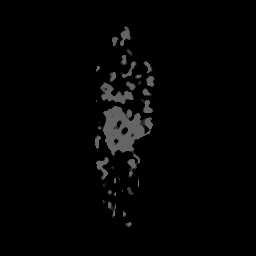
%> input picture Human_RealSense_CapturedDepth/res_2796.jpg, 256 x 256 px, given in place of res_2796.png, which was not available
$ octave realsense_depth2pointcloud.m   (GNU Octave 9; MATLAB toolbox functions it lacks are replaced by stand-ins)
%> lines starting %> are read from the running program, lines starting %| are printed output that depends on the picture; in (x1, y1, x2, y2) boxes, pixels count from 0 and x2, y2 are one past the last pixel; in counts of white or black regions, pixels touching at a corner belong together; the program's own positions count from 1; pictures that were not available may be replaced by others from this repository, and a replacement may not be noted
### Modeling/Eul2Mat.m
function rotMat = Eul2Mat(angle, order)
%> called with angle = [0 3.14 3.14]
    % ROTATIONMATRIX Compute the rotation matrix for an angle in each direction.
    % Here we assume we rotate z, then x then y.
    if nargin<2
        order='zyx';
    end
    c1 = cos(angle(1)); % The x angle
    c2 = cos(angle(2)); % The y angle
    c3 = cos(angle(3)); % The z angle
    s1 = sin(angle(1));
    s2 = sin(angle(2));
    s3 = sin(angle(3));

    rotMat = eye(3);
    for i = 1:length(order)
        switch order(i)
        case 'x'
            rotMat = [1 0 0; 0  c1 s1; 0 -s1 c1]*rotMat;
        case 'y'
            rotMat = [c2 0 -s2; 0 1 0;  s2 0 c2]*rotMat;
        case 'z'
            rotMat = [c3 s3 0; -s3 c3 0; 0 0 1]*rotMat;
        end
    end
    rotMat = rotMat';

end

### Modeling/dmap2dimg.m
function [dimg, simg, ind] = dmap2dimg(dmap, ratio)
%> called with ratio = 1

    % dmap is H*W depth map, which stores physical depth value(in mm)
    % dimg is H*W gray scale depth image

    if nargin < 2
        ratio = 1;
    end

    [iH, iW] = size(dmap);
%> iH = 256; iW = 256

    % Get Depth Image
    ind = abs(dmap) > 0;
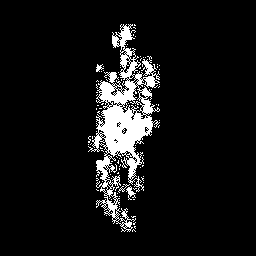
%> ind: size 256x256 logical; 8.1% white; 83 white regions (79 under 20 px), largest, box (x1, y1, x2, y2) and area: (88, 24, 160, 232) 5024, (126, 186, 136, 200) 59, (96, 64, 104, 72) 33, (118, 184, 130, 193) 26
    mdmap = zeros(iH, iW); % physical depth values
%> mdmap: size 256x256 double; every value is 0
    mdmap(ind) = dmap(ind) / ratio; % geometric to physical depth value
    ind = abs(mdmap) > 0;
    fg = mdmap(ind); % foreground pixels
%> fg = 5317 values, max 0.131 at index 4391, min 0.001 at index 1, mean 0.0533
    dmin = min(fg) - 0.1;
%> dmin = -0.099
    dmax = max(fg);
%> dmax = 0.131
    ddiff = dmax - dmin;
%> ddiff = 0.23
    dimg = zeros(iH, iW); % grey scale depth image
    dimg(ind) = (mdmap(ind) - dmin) / ddiff;
%> dimg: size 256x256 double; min 0, max 1, mean 0.0537

    if nargout > 1
        % Get Binary Silhouette Depth Image
        simg = zeros(iH, iW);
        simg(ind) = 1; % non-edge
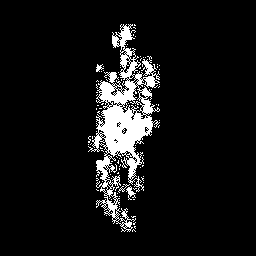
%> simg: size 256x256 double; values 0 (black) and 1 (white), 8.1% white; 83 white regions (79 under 20 px), largest, box (x1, y1, x2, y2) and area: (88, 24, 160, 232) 5024, (126, 186, 136, 200) 59, (96, 64, 104, 72) 33, (118, 184, 130, 193) 26
% [15 lines of commented-out code are left out]
    end

end

### Modeling/dmap2pointcloud.m
function [p2d, p3d, vmap] = dmap2pointcloud(dmap, calib, ratio)

    % dmap is H*W array that contained depth value
    % calib is a struct specify the camera matrix:
    %       calib.K is 3*3 intrinsic,
    %       calib.R is 3*3 world rotation matrix,
    %       calib.t is 3*1 world translation vector
    % ratio is physical(in mm) to geometric depth value ratio
    % p2d is n*3 array, p3d is n*3 array

    if nargin < 3
        scale = 1;
    else
        scale = ratio / 1000;
    end

    [rows, cols, vals] = find(dmap);
%> rows = 5317 values from 25 to 232; cols = 5317 values from 89 to 160; vals = 5317 values from 0.001 to 0.131
    nPoint = length(rows);
%> nPoint = 5317
    vals = vals * scale;
%> vals has the same summary as fg in dmap2dimg

    p2d = zeros(nPoint, 3);
    p2d(:, 1) = cols-1;
    p2d(:, 2) = rows-1;
    p2d(:, 3) = vals;

    p3d = P2dtoP3d(p2d, calib);

    if nargout > 2
        vmap = CalDmap2Vmap(dmap, p3d);
    end

end

### Modeling/P2dtoP3d.m
function p3d = P2dtoP3d(p2d, calib)
    %Cast 2d point to 3d point

    nPoint = size(p2d, 1);
%> nPoint = 5317

    p2d1 = zeros(nPoint, 3);
    p2d1(:, 1) = p2d(:, 1).*p2d(:, 3); % col
    p2d1(:, 2) = p2d(:, 2).*p2d(:, 3); % row
    p2d1(:, 3) = p2d(:, 3);

    p3d = bsxfun(@minus, calib.K\p2d1', calib.t);
    p3d = calib.R\p3d;
    p3d = p3d';

end

### Modeling/CalDmap2Vmap.m
function vmap = CalDmap2Vmap(dmap, p3d)
%
% Calculate vertex map for depth pixel map
%

[iH, iW] = size(dmap);
%> iH = 256; iW = 256
ind = abs(dmap) > 0;

vmap = zeros(iH, iW, 3);
%> vmap: size 256x256x3 double; every value is 0

uu = zeros(iH, iW);
uu(ind) = p3d(:, 1);
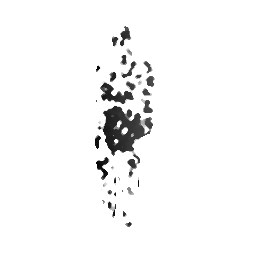
%> uu: size 256x256 double; min -0.0402, max 0, mean -0.00141; drawn with min black and max white
vmap(:,:,1) = uu;
%> vmap: size 256x256x3 double; mean R, G, B -0.00141, 0, 0

vv = zeros(iH, iW);
vv(ind) = p3d(:, 2);
%> vv: size 256x256 double; min -1.9e-05, max 0.0325, mean 0.000749
vmap(:,:,2) = vv;
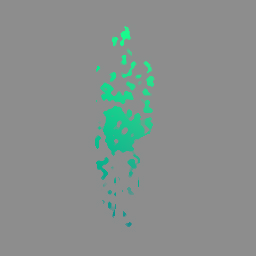
%> vmap: size 256x256x3 double; mean R, G, B -0.00141, 0.000749, 0; drawn with min black and max white

dd = zeros(iH, iW);
dd(ind) = p3d(:, 3);
%> dd: size 256x256 double; min -0.131, max 0, mean -0.00432
vmap(:,:,3) = dd;
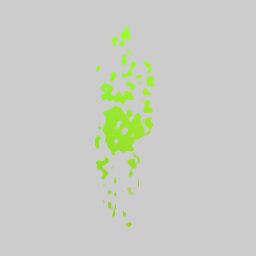
%> vmap: size 256x256x3 double; 8.11% of pixels changed, all inside (x1, y1, x2, y2) = (88, 24, 160, 232); drawn with min black and max white

end

### Modeling/CalDptNrms.m
function normals = CalDptNrms(vmap)
%
% Calculate normals for depth map pixels
%
% Input:
%        vmap: iH*iW*3 array, 3d depth point positions for each depth
%              pixel.
%
% Output:
%        normals: m*3 array, 3d normals of each depth pixel.
%
% Method:
%     Step 1. n(u)=(v(x+1,y)-v(x,y))¡Á(v(x,y+1)-v(x,y)), 叉乘
%     Step 2. n(u) = n(u)/|n(u)|.
%
% Reference:
%     S.Izadi et al., "KinectFusion: Real-time 3D Reconstruction and
%  Interaction Using a Moving Depth Camera", ISMAR 2013.
%

% get v1=v(x,y)
uu1 = squeeze(vmap(:,:,1));
vv1 = squeeze(vmap(:,:,2));
dd1 = squeeze(vmap(:,:,3));

% define extened vmap
[iH, iW] = size(uu1);
vmap_ext = zeros(iH+2, iW+2, 3);
vmap_ext(2:iH+1, 2:iW+1, :) = vmap;
vmap_ext(2:iH+1, 1, :) = vmap(:,1,:); % left column
vmap_ext(2:iH+1, iW+2, :) = vmap(:,iW,:); % right column
vmap_ext(1, 2:iW+1, :) = vmap(1, :, :); % top row
vmap_ext(iH+2, 2:iW+1, :) = vmap(iH, :, :); % bottom row

% get v2=v(x+1,y)
uu2 = squeeze(vmap_ext(3:iH+2, 2:iW+1, 1));
vv2 = squeeze(vmap_ext(3:iH+2, 2:iW+1, 2));
dd2 = squeeze(vmap_ext(3:iH+2, 2:iW+1, 3));

% calculate v21=v2-v1
uu21 = reshape((uu2-uu1)', 1, iH*iW)';
vv21 = reshape((vv2-vv1)', 1, iH*iW)';
dd21 = reshape((dd2-dd1)', 1, iH*iW)';

% get v3=v(x,y+1)
uu3 = squeeze(vmap_ext(2:iH+1, 3:iW+2, 1));
vv3 = squeeze(vmap_ext(2:iH+1, 3:iW+2, 2));
dd3 = squeeze(vmap_ext(2:iH+1, 3:iW+2, 3));

% calculate v31=v3-v1
uu31 = reshape((uu3-uu1)', 1, iH*iW)';
vv31 = reshape((vv3-vv1)', 1, iH*iW)';
dd31 = reshape((dd3-dd1)', 1, iH*iW)';

% calculate n(u)=v21¡Áv31
n1 = vv21.*dd31 - dd21.*vv31;
n2 = dd21.*uu31 - uu21.*dd31;
n3 = uu21.*vv31 - vv21.*uu31;

% calculate n(u) = n(u)/|n(u)|
crs_nrm = sqrt(n1.*n1+n2.*n2+n3.*n3);
n1 = reshape(n1./crs_nrm, iW, iH)';
n2 = reshape(n2./crs_nrm, iW, iH)';
n3 = reshape(n3./crs_nrm, iW, iH)';

% remove possible NaN
ind = isnan(n1);
%> ind: size 256x256 logical; 92.3% white; 100 black regions (92 under 20 px), largest, box (x1, y1, x2, y2) and area: (88, 24, 159, 192) 4277, (96, 175, 123, 224) 318, (119, 208, 132, 231) 102
n1(ind) = 0;
ind = isnan(n2);
n2(ind) = 0;
ind = isnan(n3);
n3(ind) = 0;
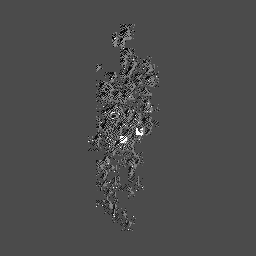
%> n3: size 256x256 double; min -0.419, max 1, mean 0.00529; drawn with min black and max white

ind = find(abs(dd1) > 0);
%> ind = 5317 values from 22666 to 40830
normals(:,1) = n1(ind);
normals(:,2) = n2(ind);
normals(:,3) = n3(ind);

end

### Modeling/PlotRelativeDepthMap.m
function PlotRelativeDepthMap(p3d)

dmax = -1.5;
dmin = -3.5;
np = size(p3d, 1);
%> np = 5317
c = linspace(dmin, dmax, np);
%> c = 5317 values from -3.5 to -1.5
[z, I] = sort(p3d(:, 3), 1);
%> z = 5317 values from -0.131 to -0.001; I = 5317 values, max 5317 at index 4375, min 1 at index 4376, mean 2659
x = p3d(I, 1);
%> x = 5317 values, max -0.000268 at index 5311, min -0.0402 at index 6, mean -0.0173
y = p3d(I, 2);
%> y = 5317 values, max 0.0325 at index 159, min -1.9e-05 at index 3481, mean 0.00923
scatter3(z, x, y, 4, -c, '.');
axis equal; view(120,15); % camlight;
xlabel 'z', ylabel 'x', zlabel 'y';

end

### Modeling/CalProjLines.m
function [from, ray] = CalProjLines(calib, mask)
%计算ray

K = calib.K;

%将二维坐标转换为三维坐标
[I, J] = find(mask);
pts = [J I ones(length(I), 1)];
pts = K\pts';
%对数组A和B应用函数句柄fun指定的运算
pts = bsxfun(@rdivide, pts(1:2, :), pts(3, :));
pts = [pts; ones(1, size(pts, 2))];

from = zeros(3, size(pts, 2));
ray = pts - from;

end

### Modeling/CameraCompr.m
function camera = CameraCompr(mask, calib, from, ray)

camera.mask = mask;
camera.calib = calib;
camera.from = from;
camera.ray = ray;

end

### Modeling/realsense_depth2pointcloud.m
% Convert Kinect Depth Map to 3D Point Cloud
clc; clear;
addpath('/Users/manster/Desktop/Human_RealSense/Modeling/opcodemesh/matlab/');
addpath('/Users/manster/Desktop/Human_RealSense/Modeling/MyDoc/VisualizeToolBox/');
addpath('/Users/manster/Desktop/Human_RealSense/Modeling/MyDoc/GPLVM_TOOLBOX/MOCAPTOOLBOX/AFM/');
addpath('/Users/manster/Desktop/Human_RealSense/Modeling/MyDoc/GPLVM_TOOLBOX/MOCAP0p136/');
addpath('/Users/manster/Desktop/Human_RealSense/Modeling/MyDoc/GPLVM_TOOLBOX/NDLUTIL0p162/');
addpath('/Users/manster/Desktop/Human_RealSense/Modeling/MyDoc/GPLVM_TOOLBOX/MOCAPTOOLBOX/quaternions/');

%% Define camera parameters
iH = 640
iW = 480

calib.R = Eul2Mat([0 pi pi]);
calib.t = 0;
calib.K = [624, 0, 326; 0, 630, 228; 0, 0, 1];

mask = ones(iH, iW);
kine.ratio = 1;
[from, ray] = CalProjLines(calib, mask);
camera = CameraCompr(mask, calib, from, ray);

%% Get 3d depth point cloud
fname = '/Users/manster/Desktop/Human_RealSense/Modeling/img/res_2796.png';
observe.dmap = double(imread(fname))/1e3;
[observe.dimg, observe.simg] = dmap2dimg(observe.dmap, kine.ratio);
[observe.p2d, observe.p3d, vmap] = dmap2pointcloud(observe.dmap, calib);
observe.nl = CalDptNrms(vmap);
observe.ratio = 1;
figure; hold on; grid on; axis equal;
PlotRelativeDepthMap(observe.p3d);
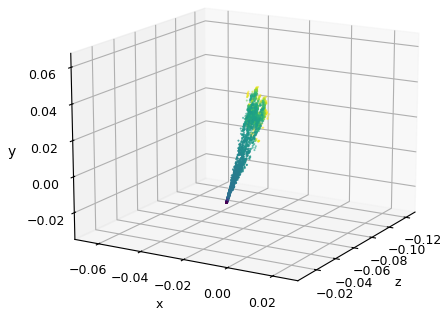
%> figure redrawn from the program's plot data
